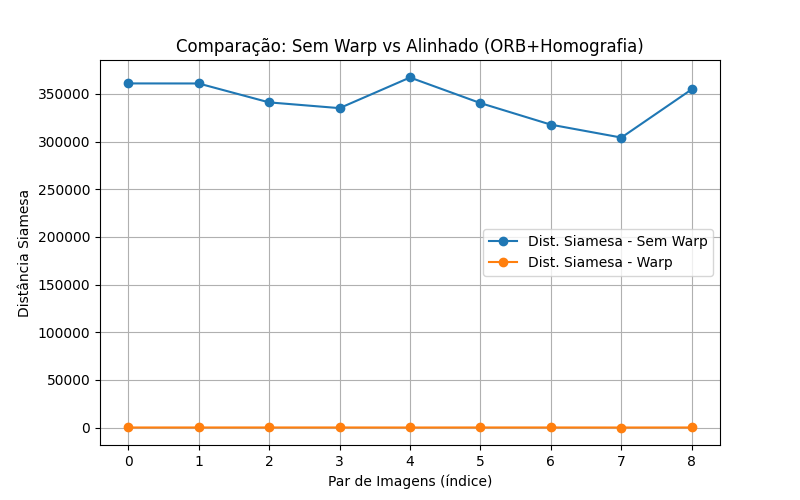
#> input picture scripts/comparacao_siamesa.png, 800 x 500 px, given in place of setup.mp4, which was not available
$ python VideoAcquisition_Pre-processing.py
#> lines starting #> are read from the running program, lines starting #| are printed output that depends on the picture; pictures that were not available may be replaced by others from this repository, and a replacement may not be noted
import cv2
import numpy as np
import matplotlib.pyplot as plt

"""
Tarefas a serem feitas:

    Converter vídeos para um formato padronizado (ex.: .mp4 com FFmpeg).
    Redimensionar os quadros para um tamanho fixo.
    Normalizar brilho e contraste para reduzir diferenças de iluminação entre câmeras.
    Sincronizar os vídeos com base nos metadados (timestamps) ou pelo áudio.

Ferramentas:

    FFmpeg para manipulação de vídeos.
    OpenCV para carregar e processar os quadros.
    Matplotlib pra mostrar o video
"""

# Caminho do vídeo
video_path = "/home/vicrrs/projetos/meus_projetos/VideoSyncNet/videos/setup.mp4"
cap = cv2.VideoCapture(video_path)

if not cap.isOpened():
    print("Erro ao abrir o vídeo.")
    exit()

# Ativar o modo interativo do matplotlib e criar a figura com dois subplots
plt.ion()
fig, ax = plt.subplots(1, 2, figsize=(12, 6))

try:
    while cap.isOpened() and plt.fignum_exists(fig.number):
        ret, frame = cap.read()
#> frame is the input picture: shape (500, 800, 3); mean B, G, R 247.2, 247.5, 247.6
        if not ret:
            break

        # Redimensionar o frame para 720p (1280x720)
        frame_resized = cv2.resize(frame, (1280, 720))
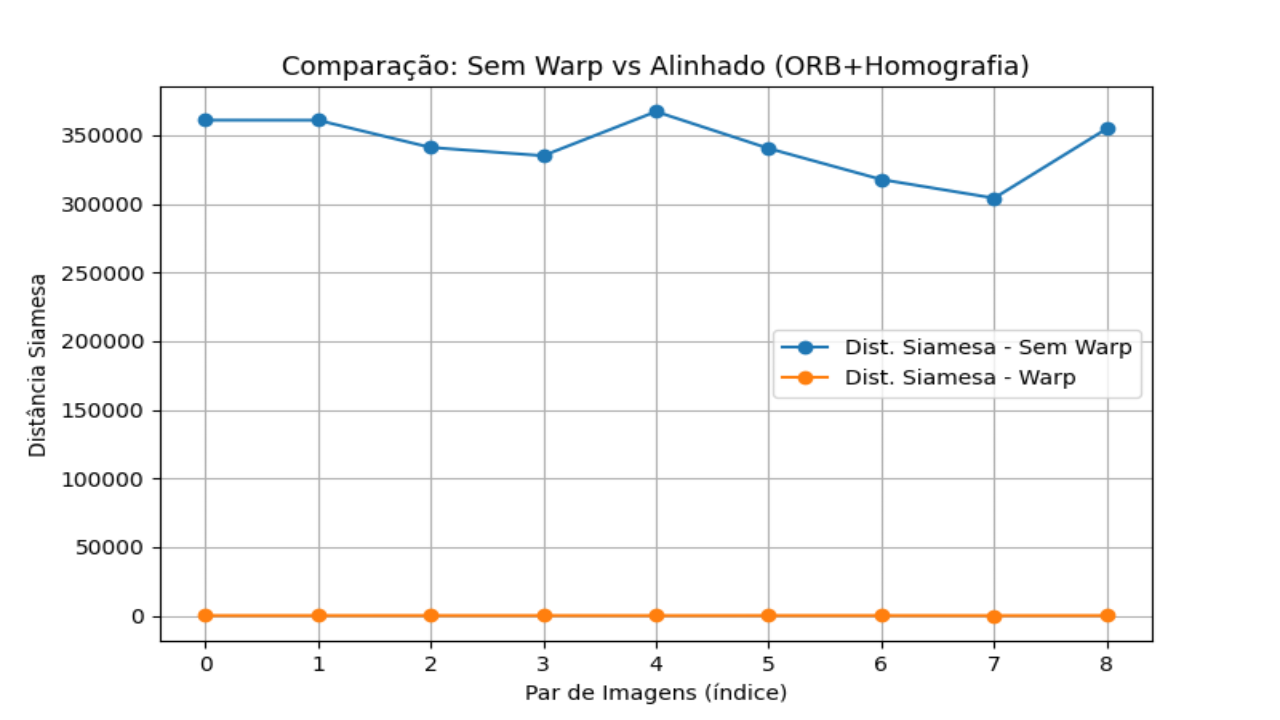
#> frame_resized: shape (720, 1280, 3); mean B, G, R 247.3, 247.5, 247.7

        # Converter para escala de cinza e normalizar a iluminação
        gray = cv2.cvtColor(frame_resized, cv2.COLOR_BGR2GRAY)
        frame_eq = cv2.equalizeHist(gray)
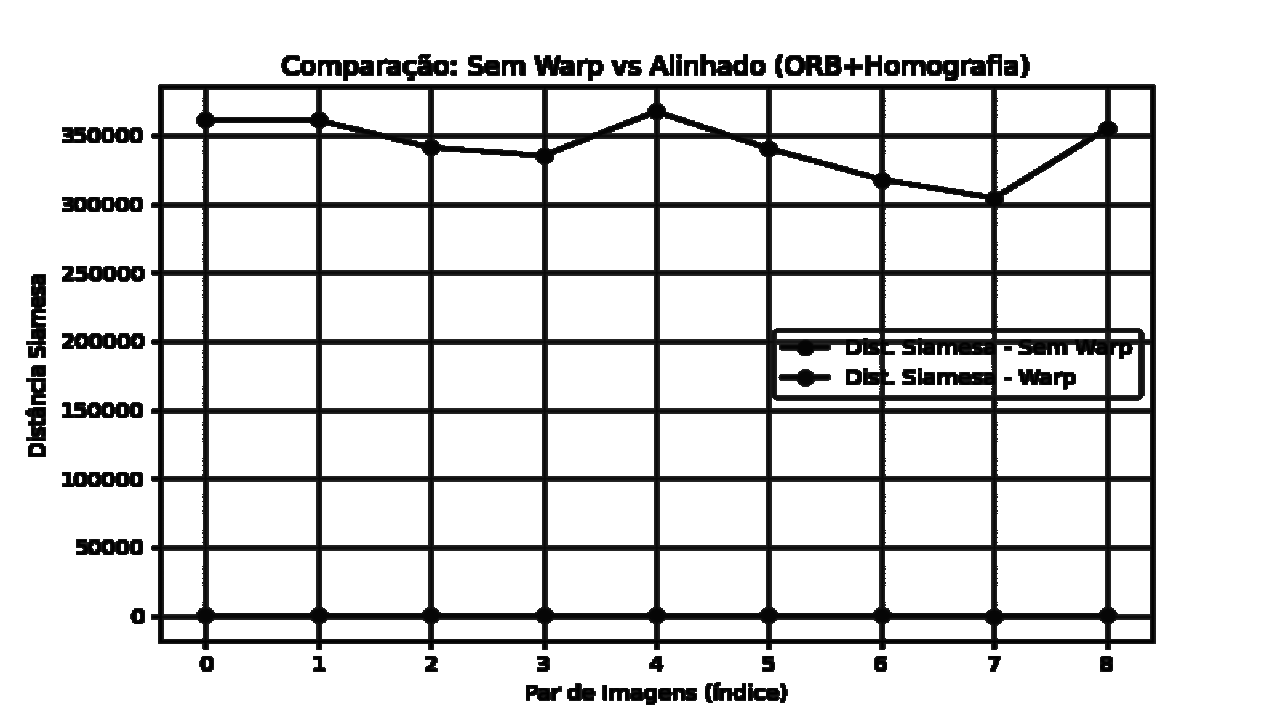
#> frame_eq: shape (720, 1280); min 0, max 255, mean 220.8

        # Atualizar os subplots
        ax[0].clear()
        ax[1].clear()

        # Exibir o frame original (convertido para RGB)
        ax[0].imshow(cv2.cvtColor(frame_resized, cv2.COLOR_BGR2RGB))
        ax[0].set_title("Frame Original")
        ax[0].axis('off')

        # Exibir o frame processado (em escala de cinza)
        ax[1].imshow(frame_eq, cmap='gray')
        ax[1].set_title("Frame Processado")
        ax[1].axis('off')

        plt.tight_layout()
        plt.pause(0.001)
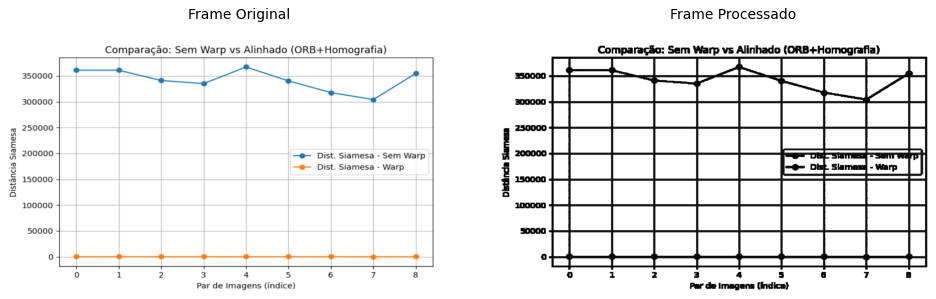
#> figure drawn by matplotlib, 2 panels
except KeyboardInterrupt:
    print("Interrompido pelo usuário.")
finally:
    # Liberar recursos e fechar janelas
    cap.release()
    cv2.destroyAllWindows()
    plt.ioff()
    plt.close('all')

$ run again, on scripts/comparacao_siamese_ssim.png
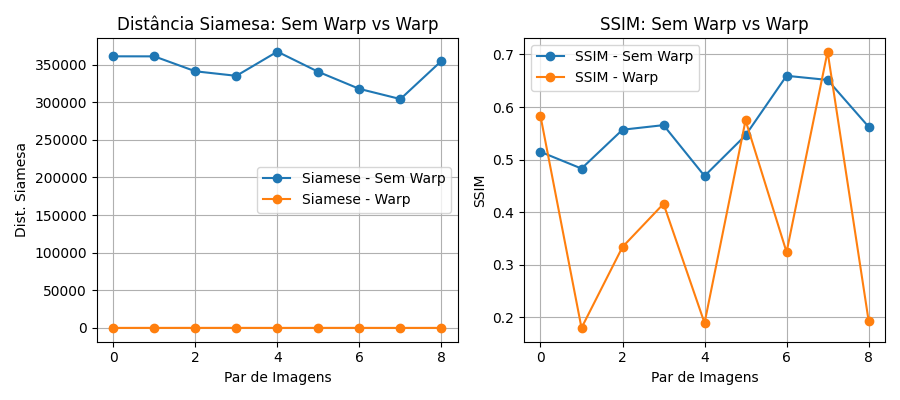
#> input picture scripts/comparacao_siamese_ssim.png, 900 x 400 px, given in place of setup.mp4, which was not available
#> frame is the input picture: shape (400, 900, 3); mean B, G, R 243, 244, 244.9
#> `frame_eq = cv2.equalizeHist(gray)`:
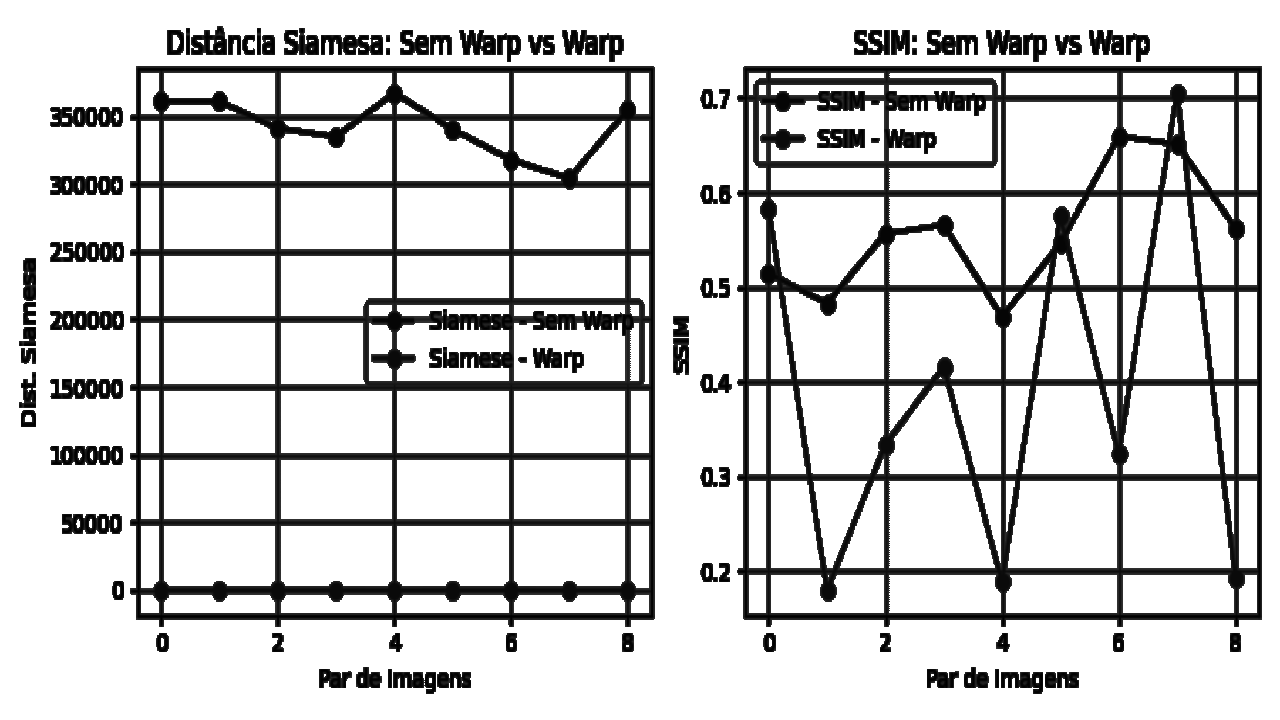
#> frame_eq: shape (720, 1280); min 0, max 255, mean 211.3
#> `plt.pause(0.001)`:
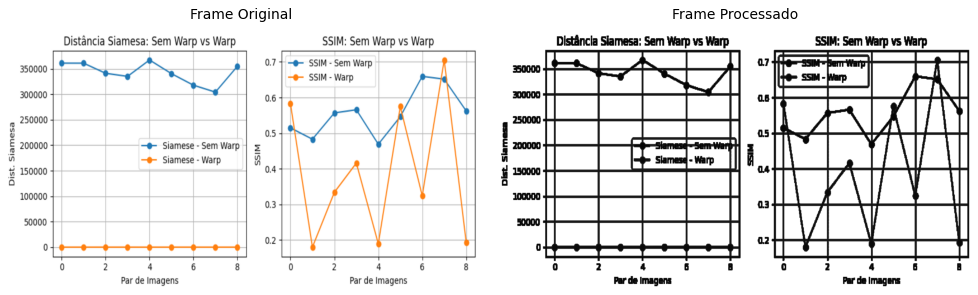
#> figure drawn by matplotlib, 2 panels
